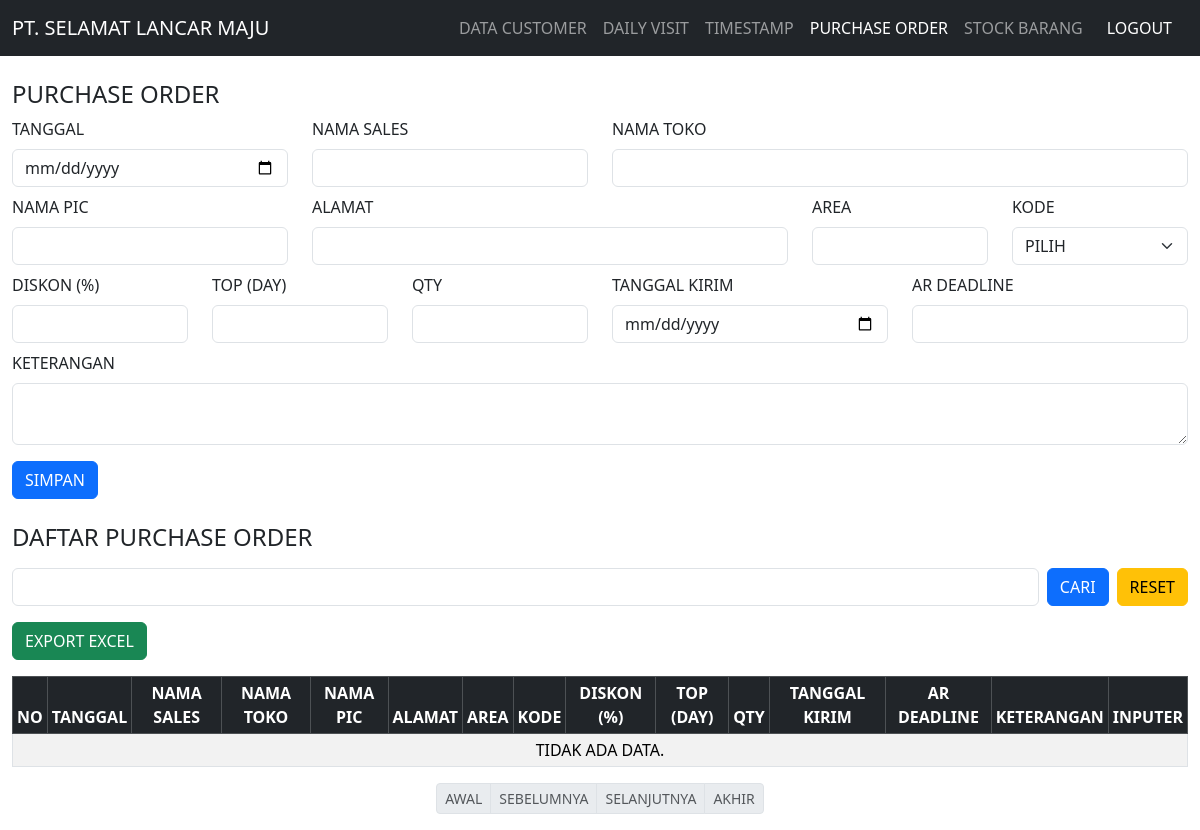
The app's page /purchase_order.php, older data.
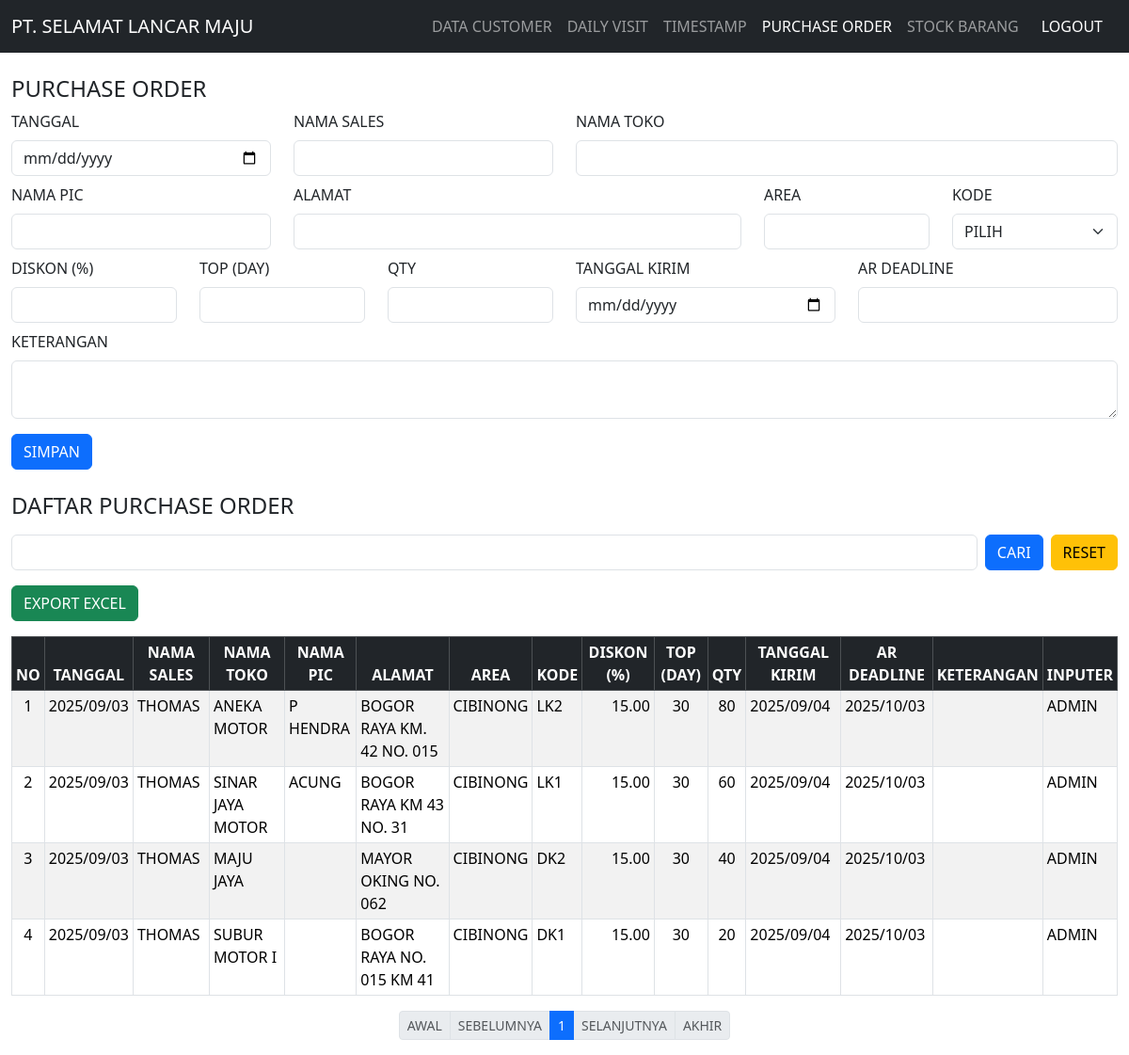
The same page, newer data.
### tables this page shows
CREATE TABLE `purchase_orders` (
  `id` int(11) NOT NULL,
  `tanggal` date NOT NULL,
  `nama_sales` varchar(100) NOT NULL,
  `nama_toko` varchar(255) NOT NULL,
  `nama_pic` varchar(255) DEFAULT NULL,
  `alamat` varchar(255) DEFAULT NULL,
  `area` varchar(100) DEFAULT NULL,
  `kode` enum('DK1','DK2','LK1','LK2') NOT NULL,
  `diskon` decimal(5,2) DEFAULT 0.00,
  `top_day` int(11) DEFAULT 0,
  `qty` int(11) DEFAULT 0,
  `tanggal_kirim` date DEFAULT NULL,
  `ar_deadline` date DEFAULT NULL,
  `keterangan` text DEFAULT NULL,
  `inputer` varchar(100) NOT NULL,
  `created_at` timestamp NOT NULL DEFAULT current_timestamp()
);

### purchase_order.php (the view, shortened to what this page needs)
<?php
include 'config.php';
$search = isset($_GET['search']) ? $conn->real_escape_string($_GET['search']) : '';
$where  = "";
$limit = 10;
$page  = isset($_GET['page']) ? (int)$_GET['page'] : 1;
$start = ($page - 1) * $limit;
$result = $conn->query("SELECT COUNT(*) AS total FROM purchase_orders $where");
$total  = $result->fetch_assoc()['total'];
$pages  = ceil($total / $limit);
$data = $conn->query("SELECT * FROM purchase_orders $where ORDER BY id DESC LIMIT $start,$limit");
?>
<!DOCTYPE html>
<html>
<head>
    <link rel="stylesheet" href="https://cdn.jsdelivr.net/npm/bootstrap@5.3.2/dist/css/bootstrap.min.css">
</head>
<body>
    <nav class="navbar navbar-expand-lg navbar-dark bg-dark">
    <div class="container-fluid">
    <a class="navbar-brand" href="timestamp.php">PT. SELAMAT LANCAR MAJU</a>
    <div class="collapse navbar-collapse" id="navbarNav">
    <ul class="navbar-nav ms-auto">
    <li class="nav-item"><a class="nav-link" href="customers.php">DATA CUSTOMER</a></li>
    <li class="nav-item"><a class="nav-link" href="daily_visit.php">DAILY VISIT</a></li>
    <li class="nav-item"><a class="nav-link" href="timestamp.php">TIMESTAMP</a></li>
    <li class="nav-item"><a class="nav-link active" href="purchase_order.php">PURCHASE ORDER</a></li>
    <li class="nav-item"><a class="nav-link" href="#">STOCK BARANG</a></li>
    <li class="nav-item"><a class="nav-link text-white btn btn-sm btn-danger px-3" href="logout.php">LOGOUT</a></li>
    </ul>
    </div>
    </div>
    </nav>
<div class="container-fluid mt-4">
    <h4>PURCHASE ORDER</h4>
    <form method="POST">
        <div class="row mb-2">
            <div class="col-md-3">
                <label class="form-label">TANGGAL</label>
                <input type="date" name="tanggal" id="tanggal" class="form-control" required>
            </div>
            <div class="col-md-3">
                <label class="form-label">NAMA SALES</label>
                <input type="text" name="nama_sales" class="form-control text-uppercase" required>
            </div>
            <div class="col-md-6 position-relative">
                <label class="form-label">NAMA TOKO</label>
                <input type="text" name="nama_toko" id="nama_toko" class="form-control text-uppercase" autocomplete="off" required>
            </div>
        </div>
        <div class="row mb-2">
            <div class="col-md-3">
                <label class="form-label">NAMA PIC</label>
                <input type="text" name="nama_pic" id="nama_pic" class="form-control" readonly>
            </div>
            <div class="col-md-5">
                <label class="form-label">ALAMAT</label>
                <input type="text" name="alamat" id="alamat" class="form-control" readonly>
            </div>
            <div class="col-md-2">
                <label class="form-label">AREA</label>
                <input type="text" name="area" id="area" class="form-control" readonly>
            </div>
            <div class="col-md-2">
                <label class="form-label">KODE</label>
                <select name="kode" class="form-select">
                    <option value="">PILIH</option>
                </select>
            </div>
        </div>
        <div class="row mb-2">
            <div class="col-md-2">
                <label class="form-label">DISKON (%)</label>
                <input type="number" step="0.01" name="diskon" class="form-control">
            </div>
            <div class="col-md-2">
                <label class="form-label">TOP (DAY)</label>
                <input type="number" name="top_day" id="top_day" class="form-control">
            </div>
            <div class="col-md-2">
                <label class="form-label">QTY</label>
                <input type="number" name="qty" class="form-control" required>
            </div>
            <div class="col-md-3">
                <label class="form-label">TANGGAL KIRIM</label>
                <input type="date" name="tanggal_kirim" class="form-control" required>
            </div>
            <div class="col-md-3">
                <label class="form-label">AR DEADLINE</label>
                <input type="text" name="ar_deadline" id="ar_deadline" class="form-control" readonly>
            </div>
        </div>
        <div class="mb-2">
            <label class="form-label">KETERANGAN</label>
            <textarea name="keterangan" class="form-control text-uppercase"></textarea>
        </div>
        <button type="submit" name="simpan" class="btn btn-primary mt-2">SIMPAN</button>
    </form>
    <div class="mt-4 mb-3">
        <h4>DAFTAR PURCHASE ORDER</h4>
    </div>
    <form method="GET" class="row mb-3">
        <div class="d-flex">
            <input type="text" name="search" value="<?= htmlspecialchars($search) ?>" class="form-control me-2">
            <button type="submit" class="btn btn-primary me-2">CARI</button>
            <a href="purchase_order.php" class="btn btn-warning">RESET</a>
        </div>
    </form>
    <div class="mb-3">
        <a href="purchase_order.php?export=excel" class="btn btn-success">EXPORT EXCEL</a>
    </div>
    <div class="table-responsive">
        <table class="table table-bordered table-striped table-sm">
            <thead class="table-dark text-center">
                <tr>
                    <th>NO</th>
                    <th>TANGGAL</th>
                    <th>NAMA SALES</th>
                    <th>NAMA TOKO</th>
                    <th>NAMA PIC</th>
                    <th>ALAMAT</th>
                    <th>AREA</th>
                    <th>KODE</th>
                    <th>DISKON (%)</th>
                    <th>TOP (DAY)</th>
                    <th>QTY</th>
                    <th>TANGGAL KIRIM</th>
                    <th>AR DEADLINE</th>
                    <th>KETERANGAN</th>
                    <th>INPUTER</th>
                </tr>
            </thead>
            <tbody>
                <?php
                $no = $start + 1;
                if ($data->num_rows > 0):
                    while ($row = $data->fetch_assoc()): ?>
                        <tr>
                            <td class="text-center"><?= $no++ ?></td>
                            <td><?= date('Y/m/d', strtotime($row['tanggal'])) ?></td>
                            <td><?= htmlspecialchars($row['nama_sales']) ?></td>
                            <td><?= htmlspecialchars($row['nama_toko']) ?></td>
                            <td><?= htmlspecialchars($row['nama_pic']) ?></td>
                            <td><?= htmlspecialchars($row['alamat']) ?></td>
                            <td><?= htmlspecialchars($row['area']) ?></td>
                            <td><?= htmlspecialchars($row['kode']) ?></td>
                            <td class="text-end"><?= htmlspecialchars($row['diskon']) ?></td>
                            <td class="text-center"><?= htmlspecialchars($row['top_day']) ?></td>
                            <td class="text-center"><?= htmlspecialchars($row['qty']) ?></td>
                            <td><?= date('Y/m/d', strtotime($row['tanggal_kirim'])) ?></td>
                            <td><?= date('Y/m/d', strtotime($row['ar_deadline'])) ?></td>
                            <td><?= htmlspecialchars($row['keterangan']) ?></td>
                            <td><?= htmlspecialchars($row['inputer']) ?></td>
                        </tr>
                    <?php endwhile; ?>
                <?php else: ?>
                    <tr>
                        <td colspan="15" class="text-center">TIDAK ADA DATA.</td>
                    </tr>
                <?php endif; ?>
            </tbody>
        </table>
    </div>
    <nav>
        <ul class="pagination pagination-sm justify-content-center">
            <li class="page-item <?= ($page <= 1)?'disabled':'' ?>">
                <a class="page-link" href="?page=1&search=<?= $search ?>">AWAL</a>
            </li>
            <li class="page-item <?= ($page <= 1)?'disabled':'' ?>">
                <a class="page-link" href="?page=<?= $page-1 ?>&search=<?= $search ?>">SEBELUMNYA</a>
            </li>
            <?php for($i=1; $i<=$pages; $i++): ?>
                <li class="page-item <?= ($page==$i)?'active':'' ?>">
                    <a class="page-link" href="?page=<?= $i ?>&search=<?= $search ?>"><?= $i ?></a>
                </li>
            <?php endfor; ?>
            <li class="page-item <?= ($page >= $pages)?'disabled':'' ?>">
                <a class="page-link" href="?page=<?= $page+1 ?>&search=<?= $search ?>">SELANJUTNYA</a>
            </li>
            <li class="page-item <?= ($page >= $pages)?'disabled':'' ?>">
                <a class="page-link" href="?page=<?= $pages ?>&search=<?= $search ?>">AKHIR</a>
            </li>
        </ul>
    </nav>
</div>
</body>
</html>

Row changes from the older to the newer data that the page shows:
added purchase_orders: tanggal "2025/09/03", nama_sales "THOMAS", nama_toko "ANEKA MOTOR", nama_pic "P HENDRA", alamat "BOGOR RAYA KM. 42 NO. 015", area "CIBINONG", kode "LK2", diskon "15.00", top_day "30", qty "80", tanggal_kirim "2025/09/04", ar_deadline "2025/10/03", inputer "ADMIN"
added purchase_orders: tanggal "2025/09/03", nama_sales "THOMAS", nama_toko "SINAR JAYA MOTOR", nama_pic "ACUNG", alamat "BOGOR RAYA KM 43 NO. 31", area "CIBINONG", kode "LK1", diskon "15.00", top_day "30", qty "60", tanggal_kirim "2025/09/04", ar_deadline "2025/10/03", inputer "ADMIN"
added purchase_orders: tanggal "2025/09/03", nama_sales "THOMAS", nama_toko "MAJU JAYA", alamat "MAYOR OKING NO. 062", area "CIBINONG", kode "DK2", diskon "15.00", top_day "30", qty "40", tanggal_kirim "2025/09/04", ar_deadline "2025/10/03", inputer "ADMIN"
added purchase_orders: tanggal "2025/09/03", nama_sales "THOMAS", nama_toko "SUBUR MOTOR I", alamat "BOGOR RAYA NO. 015 KM 41", area "CIBINONG", kode "DK1", diskon "15.00", top_day "30", qty "20", tanggal_kirim "2025/09/04", ar_deadline "2025/10/03", inputer "ADMIN"
Text that changed along with them:
new list line: "1"
text no longer shown: "TIDAK ADA DATA."
